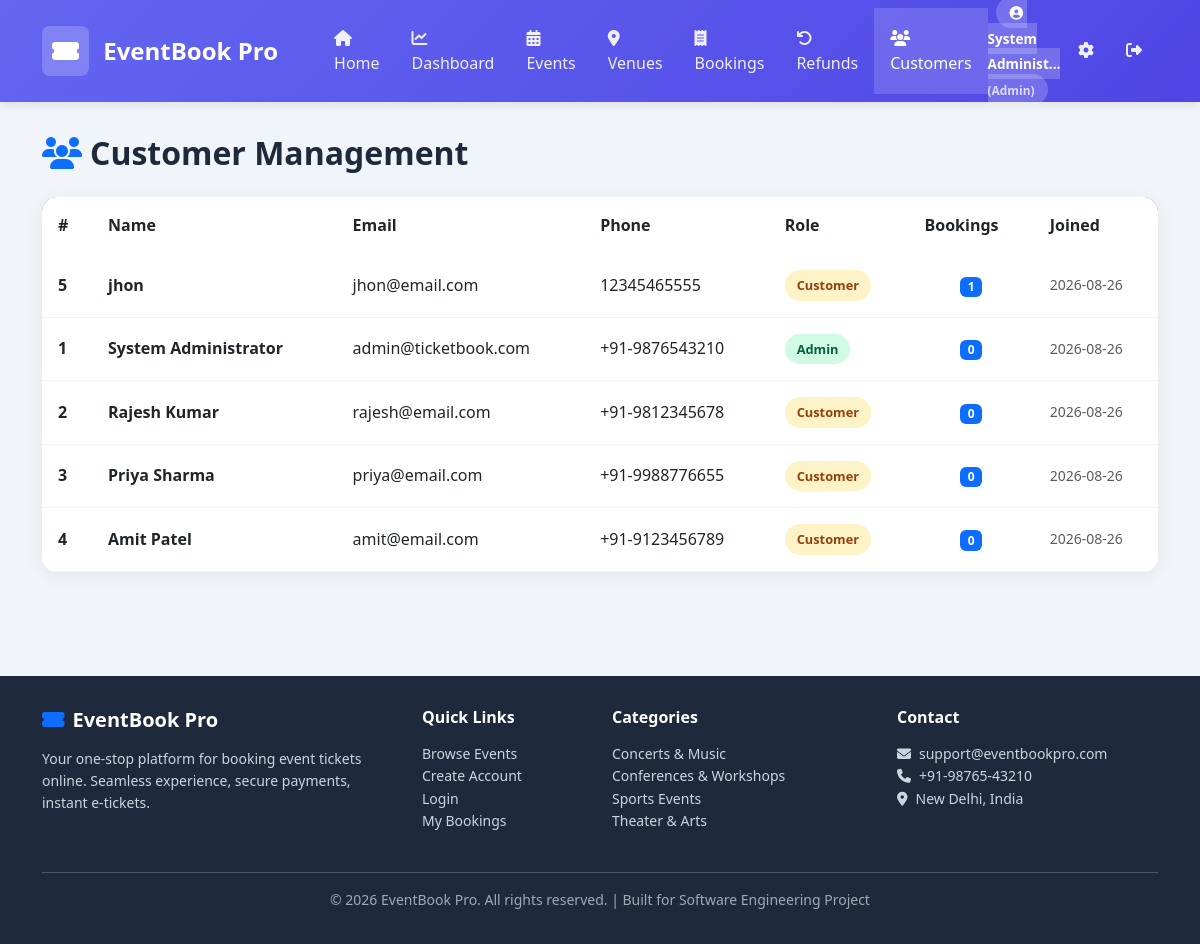
Screenshot of /admin/customers (signed in) with the database file from the repository.
### tables this page shows
CREATE TABLE CUSTOMER (
    customer_id INTEGER PRIMARY KEY AUTOINCREMENT,
    full_name TEXT NOT NULL,
    email TEXT NOT NULL UNIQUE,
    phone TEXT,
    password_hash TEXT NOT NULL,
    address TEXT DEFAULT '',
    user_role TEXT NOT NULL DEFAULT 'Customer',
    created_at DATETIME DEFAULT CURRENT_TIMESTAMP,
    CONSTRAINT CHK_USER_ROLE CHECK (user_role IN ('Customer','Admin'))
);

### app.py (the view)
@app.route('/admin/customers')
@admin_required
def admin_customers():
    customers = query_db(
        'SELECT c.*, (SELECT COUNT(*) FROM BOOKING b WHERE b.customer_id=c.customer_id) as booking_count '
        'FROM CUSTOMER c ORDER BY c.created_at DESC'
    )
    return render_template('admin/customers.html', customers=customers, user=current_user())

### app.py (called while the page is built)
def get_db():
    conn = sqlite3.connect(DB_PATH)
    conn.row_factory = sqlite3.Row
    conn.execute('PRAGMA foreign_keys = ON')
    return conn

def query_db(query, args=(), one=False):
    conn = get_db()
    cur = conn.execute(query, args)
    rv = cur.fetchall()
    conn.commit()
    conn.close()
    return (rv[0] if rv else None) if one else rv

def admin_required(f):
    @wraps(f)
    def decorated(*args, **kwargs):
        if 'user_id' not in session:
            return redirect(url_for('login'))
        if session.get('user_role') != 'Admin':
            flash('Admin access required.', 'danger')
            return redirect(url_for('home'))
        return f(*args, **kwargs)
    return decorated

def current_user():
    if 'user_id' in session:
        return query_db('SELECT * FROM CUSTOMER WHERE customer_id=?', (session['user_id'],), one=True)
    return None

### templates/admin/customers.html (shortened to what this page needs)
{% extends 'base.html' %}
{% block content %}
<h2 class="mb-4 fw-bold"><i class="fas fa-users text-primary me-2"></i>Customer Management</h2>
{% if customers %}
<div class="card">
    <div class="card-body p-0">
        <div class="table-responsive">
            <table class="table mb-0">
                <thead>
                    <tr><th>#</th><th>Name</th><th>Email</th><th>Phone</th><th>Role</th><th>Bookings</th><th>Joined</th></tr>
                </thead>
                <tbody>
                    {% for c in customers %}
                    <tr>
                        <td><strong>{{ c.customer_id }}</strong></td>
                        <td><strong>{{ c.full_name }}</strong></td>
                        <td>{{ c.email }}</td>
                        <td>{{ c.phone or 'N/A' }}</td>
                        <td><span class="status-badge status-{% if c.user_role == 'Admin' %}Confirmed{% else %}Pending{% endif %}">{{ c.user_role }}</span></td>
                        <td class="text-center"><span class="badge bg-primary">{{ c.booking_count }}</span></td>
                        <td class="small text-muted">{{ c.created_at[:10] }}</td>
                    </tr>
                    {% endfor %}
                </tbody>
            </table>
        </div>
    </div>
</div>
{% else %}
<div class="empty-state card">
    <div class="empty-icon"><i class="fas fa-users"></i></div>
    <h4>No customers yet</h4>
    <p>Customers will appear here once they register or make bookings.</p>
</div>
{% endif %}
{% endblock %}

### templates/base.html (shortened to what this page needs)
<!DOCTYPE html>
<html lang="en">
<head>
    <link href="https://cdn.jsdelivr.net/npm/bootstrap@5.3.0/dist/css/bootstrap.min.css" rel="stylesheet">
    <link href="https://cdnjs.cloudflare.com/ajax/libs/font-awesome/6.4.0/css/all.min.css" rel="stylesheet">
    <link rel="stylesheet" href="{{ url_for('static', filename='css/style.css') }}">
</head>
<body>
    <nav class="navbar navbar-expand-lg">
        <div class="container">
            <a class="navbar-brand" href="{{ url_for('home') }}">
                <span class="logo-icon"><i class="fas fa-ticket-alt"></i></span>
                EventBook Pro
            </a>
            <div class="collapse navbar-collapse" id="navbarNav">
                <ul class="navbar-nav me-auto ms-lg-4">
                    <li class="nav-item">
                        <a class="nav-link {{ 'active' if request.endpoint == 'home' }}" href="{{ url_for('home') }}">
                            <i class="fas fa-home me-1"></i> Home
                        </a>
                    </li>
                    {% if user and user['user_role'] == 'Admin' %}
                    <li class="nav-item">
                        <a class="nav-link {{ 'active' if request.endpoint and 'admin' in request.endpoint and 'dashboard' in request.endpoint }}" href="{{ url_for('admin_dashboard') }}">
                            <i class="fas fa-chart-line me-1"></i> Dashboard
                        </a>
                    </li>
                    <li class="nav-item">
                        <a class="nav-link {{ 'active' if request.endpoint and 'events' in request.endpoint and 'admin' in request.endpoint }}" href="{{ url_for('admin_events') }}">
                            <i class="fas fa-calendar-alt me-1"></i> Events
                        </a>
                    </li>
                    <li class="nav-item">
                        <a class="nav-link {{ 'active' if request.endpoint and 'venues' in request.endpoint }}" href="{{ url_for('admin_venues') }}">
                            <i class="fas fa-map-marker-alt me-1"></i> Venues
                        </a>
                    </li>
                    <li class="nav-item">
                        <a class="nav-link {{ 'active' if request.endpoint and 'bookings' in request.endpoint and 'my' not in request.endpoint }}" href="{{ url_for('my_bookings') }}">
                            <i class="fas fa-receipt me-1"></i> Bookings
                        </a>
                    </li>
                    <li class="nav-item">
                        <a class="nav-link {{ 'active' if request.endpoint and 'refunds' in request.endpoint }}" href="{{ url_for('admin_refunds') }}">
                            <i class="fas fa-undo me-1"></i> Refunds
                        </a>
                    </li>
                    <li class="nav-item">
                        <a class="nav-link {{ 'active' if request.endpoint and 'customers' in request.endpoint }}" href="{{ url_for('admin_customers') }}">
                            <i class="fas fa-users me-1"></i> Customers
                        </a>
                    </li>
                    {% endif %}
                </ul>
                <ul class="navbar-nav align-items-center">
                    {% if user %}
                        <li class="nav-item">
                            <span class="user-badge">
                                <i class="fas fa-user-circle me-1"></i>
                                {{ user['full_name'][:15] }}{% if user['full_name']|length > 15 %}...{% endif %}
                                {% if user['user_role'] == 'Admin' %}<small class="opacity-75"> (Admin)</small>{% endif %}
                            </span>
                        </li>
                        <li class="nav-item">
                            <a class="nav-link" href="{{ url_for('profile') }}">
                                <i class="fas fa-cog"></i>
                            </a>
                        </li>
                        <li class="nav-item">
                            <a class="nav-link" href="{{ url_for('logout') }}" title="Logout">
                                <i class="fas fa-sign-out-alt"></i>
                            </a>
                        </li>
                    {% endif %}
                </ul>
            </div>
        </div>
    </nav>
    <main>
        <div class="container">
            {% block content %}{% endblock %}
        </div>
    </main>
    <footer>
        <div class="container">
            <div class="row g-4">
                <div class="col-md-4">
                    <h5 class="footer-title"><i class="fas fa-ticket-alt text-primary me-2"></i>EventBook Pro</h5>
                    <p class="small">Your one-stop platform for booking event tickets online. Seamless experience, secure payments, instant e-tickets.</p>
                </div>
                <div class="col-md-2">
                    <h6 class="footer-title">Quick Links</h6>
                    <ul class="list-unstyled small">
                        <li><a href="{{ url_for('home') }}">Browse Events</a></li>
                        <li><a href="{{ url_for('register') }}">Create Account</a></li>
                        <li><a href="{{ url_for('login') }}">Login</a></li>
                        <li><a href="{{ url_for('my_bookings') }}">My Bookings</a></li>
                    </ul>
                </div>
                <div class="col-md-3">
                    <h6 class="footer-title">Categories</h6>
                    <ul class="list-unstyled small">
                        <li>Concerts & Music</li>
                        <li>Conferences & Workshops</li>
                        <li>Sports Events</li>
                        <li>Theater & Arts</li>
                    </ul>
                </div>
                <div class="col-md-3">
                    <h6 class="footer-title">Contact</h6>
                    <ul class="list-unstyled small">
                        <li><i class="fas fa-envelope me-2"></i>support@eventbookpro.com</li>
                        <li><i class="fas fa-phone me-2"></i>+91-98765-43210</li>
                        <li><i class="fas fa-map-marker-alt me-2"></i>New Delhi, India</li>
                    </ul>
                </div>
            </div>
            <hr class="mt-4 mb-3 opacity-25">
            <div class="text-center small opacity-75">
                <p>&copy; 2026 EventBook Pro. All rights reserved. | Built for Software Engineering Project</p>
            </div>
        </div>
    </footer>
</body>
</html>

### static/css/style.css (style rules this page uses)
:root { --primary: #6366f1; --primary-dark: #4f46e5; --secondary: #ec4899; --success: #10b981; --warning: #f59e0b; --danger: #ef4444; --info: #3b82f6; --dark: #1e293b; --light: #f8fafc; --gray: #64748b; }
* { box-sizing: border-box; margin: 0; padding: 0; }
body { font-family: 'Segoe UI', Tahoma, Geneva, Verdana, sans-serif; background: #f1f5f9; color: var(--dark); line-height: 1.6; min-height: 100vh; display: flex; flex-direction: column; }
a { color: var(--primary); text-decoration: none; }
.navbar { background: linear-gradient(135deg, var(--primary) 0%, var(--primary-dark) 100%); box-shadow: 0 2px 10px rgba(0,0,0,0.1); padding: 0; position: sticky; top: 0; z-index: 100; }
.navbar-brand { color: #fff !important; font-weight: 800; font-size: 1.5rem; padding: 1rem 0; }
.navbar-brand .logo-icon { background: rgba(255,255,255,0.2); padding: 6px 10px; border-radius: 8px; margin-right: 8px; display: inline-block; }
.nav-link { color: rgba(255,255,255,0.9) !important; padding: 1.1rem 1rem !important; font-weight: 500; transition: all 0.2s; }
.nav-link:hover, .nav-link.active { background: rgba(255,255,255,0.15); color: #fff !important; }
.user-badge { background: rgba(255,255,255,0.2); color: #fff; padding: 6px 14px; border-radius: 20px; font-size: 0.85rem; margin: 0 8px; font-weight: 600; }
main { flex: 1; padding: 2rem 0; }
.card { border: none; border-radius: 15px; box-shadow: 0 4px 20px rgba(0,0,0,0.06); transition: all 0.3s ease; overflow: hidden; margin-bottom: 1.5rem; }
.card-body { padding: 1.75rem; }
.table { background: #fff; border-radius: 12px; overflow: hidden; }
.table thead { background: linear-gradient(135deg, var(--primary) 0%, var(--primary-dark) 100%); color: #fff; }
.table th { border: none; padding: 1rem; font-weight: 600; }
.table td { padding: 1rem; vertical-align: middle; border-color: #f1f5f9; }
.status-badge { padding: 5px 12px; border-radius: 20px; font-size: 0.8rem; font-weight: 700; display: inline-block; }
.status-Confirmed { background: #d1fae5; color: #065f46; }
.status-Pending { background: #fef3c7; color: #92400e; }
footer { background: var(--dark); color: #cbd5e1; padding: 2rem 0 1rem; margin-top: 3rem; }
footer a { color: #cbd5e1; }
.footer-title { color: #fff; font-weight: 700; margin-bottom: 1rem; }

### rows the page displays
CUSTOMER: full_name "System Administ", customer_id "1", full_name "System Administrator", email "admin@ticketbook.com", phone "+91-9876543210", user_role "Admin", booking_count "0", created_at "2026-08-26"
CUSTOMER: customer_id "5", full_name "jhon", email "jhon@email.com", phone "12345465555", user_role "Customer", booking_count "1", created_at "2026-08-26"
CUSTOMER: customer_id "2", full_name "Rajesh Kumar", email "rajesh@email.com", phone "+91-9812345678", user_role "Customer", booking_count "0", created_at "2026-08-26"
CUSTOMER: customer_id "3", full_name "Priya Sharma", email "priya@email.com", phone "+91-9988776655", user_role "Customer", booking_count "0", created_at "2026-08-26"
CUSTOMER: customer_id "4", full_name "Amit Patel", email "amit@email.com", phone "+91-9123456789", user_role "Customer", booking_count "0", created_at "2026-08-26"
